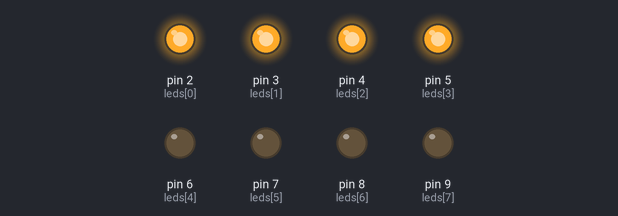
The sketch below on a simulated Arduino Uno, built with avr-gcc and run on an emulated ATmega328P. On the bench: output pins drawn as LEDs (lit = HIGH).

Above: at 0.2 s.
At 1.7 s:
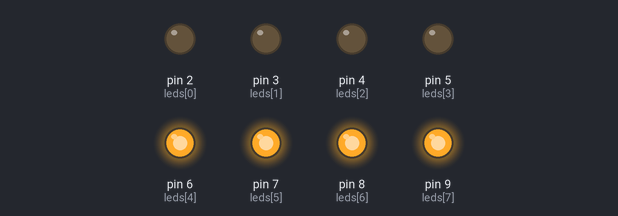
Timing chart, 0 to 3.0 s (numbered marks = the images above):
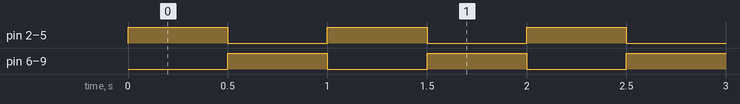

The sketch:

LED_switch_on_off.ino
```cpp
// Define an array to store LED pin numbers
int leds[] = {2, 3, 4, 5, 6, 7, 8, 9};

void setup() {
  // Set all pins as OUTPUT using loop
  for (int i = 0; i < 8; i++) {
    pinMode(leds[i], OUTPUT);
  }
}

void loop() {
  // Phase 1: First 4 LEDs ON, last 4 LEDs OFF
  for (int i = 0; i < 8; i++) {
    if (i < 4) {
      digitalWrite(leds[i], HIGH); // Turn ON first 4
    } else {
      digitalWrite(leds[i], LOW);  // Turn OFF last 4
    }
  }
  delay(500); // Wait 1 second

  // Phase 2: First 4 LEDs OFF, last 4 LEDs ON
  for (int i = 0; i < 8; i++) {
    if (i < 4) {
      digitalWrite(leds[i], LOW);  // Turn OFF first 4
    } else {
      digitalWrite(leds[i], HIGH); // Turn ON last 4
    }
  }
  delay(500); // Wait 1 second
}
```

Measured:
- by itself, pin 2 (leds[0]), pin 3 (leds[1]), pin 4 (leds[2]), pin 5 (leds[3]), pin 6 (leds[4]), pin 7 (leds[5]), pin 8 (leds[6]), pin 9 (leds[7]): alternates HIGH for 0.50 s and LOW for 0.50 s
